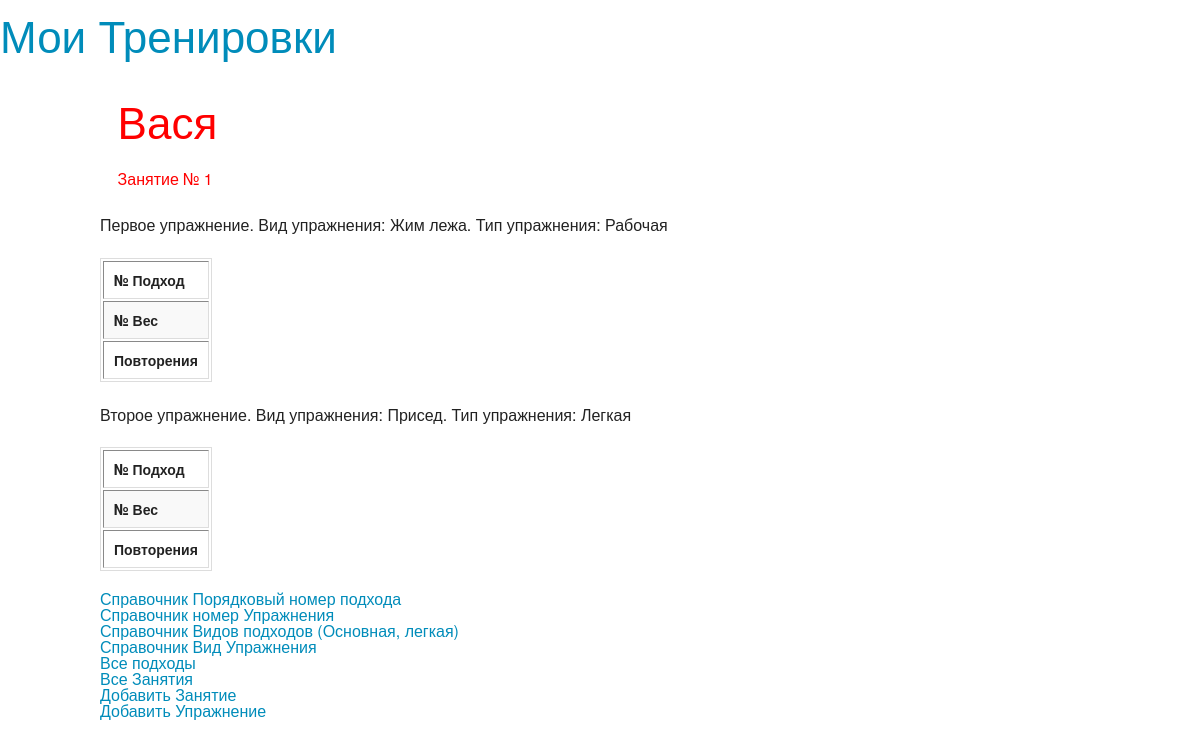
The page /zanyatiya/get/1/ on the database its author committed.
### trenirovka/models.py (models this page shows, shortened)
class Zanyatie(models.Model):
	user = models.CharField(max_length=100)
	date = models.CharField(max_length=100)

class Yprazneniya(models.Model):
	pp_yprazneniya = models.ForeignKey(PP_Yprazneniya)
	vid_treni      = models.ForeignKey(Vid_Treni)
	vid_podhoda    = models.ForeignKey(Vid_Podhod)
	zanyatie       = models.ForeignKey(Zanyatie)

class PP_Yprazneniya(models.Model):
	pp = models.CharField(max_length=1)
	name = models.CharField(max_length=30)
	def __unicode__ ( self ) :
		return self.name

class Vid_Treni(models.Model):
	name = models.CharField(max_length=25)
	def __unicode__ ( self ) :
		return self.name
	class Meta :
		verbose_name    = u'Вид упражнения'
		verbose_name_plural  = u'Вид упражнений'
		ordering 		= [u'name']

class Vid_Podhod(models.Model):
	name = models.CharField(max_length=25)
	def __unicode__ ( self ) :
		return self.name

### trenirovka/views.py (the view)
# urls.py: url(r'^zanyatiya/get/(?P<item_id>\d+)/$', 'trenirovka.views.zanyatie'),
def zanyatie (request, item_id=1) :
	name_user = Zanyatie.objects.get(id=item_id)
	yprazneniya_list = Yprazneniya.objects.filter(zanyatie=item_id)
	zanyatie_list = Podhod.objects.filter(zanyatie=item_id)
	return render_to_response ('zanyatie.html', locals() )

### trenirovka/templates/zanyatie.html (shortened to what this page needs)
{% extends "index.html" %}
{% block sidebar %}
<ul>
		<h1>
			{{name_user.user}}
		  <p> Занятие № {{item_id}} </p>
		</h1>
</ul>
{% endblock %}
{% block content%}
	{% for ypr in yprazneniya_list %}
		<div>
			<tr>
				<p>{{ypr.pp_yprazneniya}}. Вид упражнения: {{ypr.vid_treni}}. Тип упражнения: {{ypr.vid_podhoda}}</p>
			</tr>
				<table border="1">
					<tr>
						<td  style="font-weight:bold" > № Подход</td>
					</tr>
					<tr>
						<td  style="font-weight:bold" > № Вес</td>
					</tr>
					<tr>
						<td  style="font-weight:bold" > Повторения</td>
					</tr>
			</table>
	{% empty %}
		<p>Упражнений нет</p>
	{% endfor%}
{% endblock %}

### rows shown on the page
Zanyatie: user "Вася"
Yprazneniya: pp_yprazneniya "Первое упражнение", vid_treni "Жим лежа", vid_podhoda "Рабочая"
Yprazneniya: pp_yprazneniya "Второе упражнение", vid_treni "Присед", vid_podhoda "Легкая"

### other values the page prints
{{ item_id }} "1"
